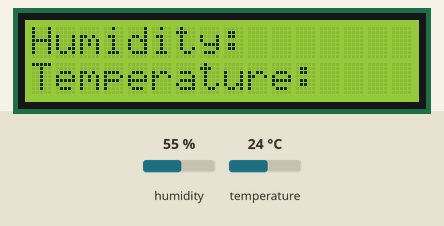
Bench run of a sketch on a simulated Arduino Uno, built with avr-gcc and run on an emulated ATmega328P. Parts: 16×2 character LCD. Inputs (shaded band) come from the test bench; at power-on: humidity 55 %, temperature 24 °C. At 4.7 s the program stops and its outputs stay as they are.

Above: at 0.1 s.
At 4.3 s:
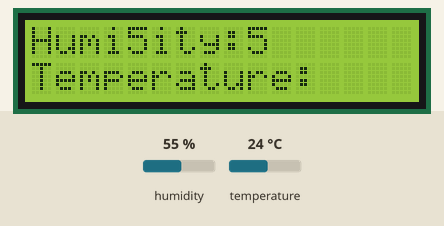

The sketch:

Thermostat_for_Tortoise_3.ino
```cpp
#include <LiquidCrystal.h>
#include <DHT.h>

#define DHTPIN 2
#define DHTTYPE DHT11
DHT dht(DHTPIN, DHTTYPE);
LiquidCrystal lcd(7, 8, 9, 10, 11, 12);
String Humidity = "Humidity:";
String Temperature="Temperature:";
int position = 0;
void setup() {
  Serial.begin(9600);
  // put your setup code here, to run once:
  lcd.begin(16,2);
  lcd.setCursor(0,0);
  dht.begin();
  lcd.print(Humidity);
  lcd.setCursor(0,1);
  lcd.print(Temperature);
}

void loop() {
  delay(2000);
  float humidity = dht.readHumidity();
  float temperature = dht.readTemperature();
  // put your main code here, to run repeatedly:
  if (isnan(humidity) || isnan(temperature)) {
    Serial.println(F("Failed to read from DHT sensor!"));
    return;
  }

  delay(2000);
  String Humidity_1 = String(humidity,1);
  String Temperature_1 = String(temperature,1);
  lcd.setCursor(Humidity.length(),0);

  while(Humidity_1[position] != '\0'){
    lcd.print(Humidity_1[position]);
    delay(200);
    lcd.setCursor(Humidity_1.length()+position,0);
  }
  lcd.print("%");
  position = 0;
  lcd.setCursor(Temperature.length(),0);
  while(Temperature_1[position] != '\0'){
    lcd.print(Temperature_1[position]);
    delay(200);
    lcd.setCursor(Temperature.length()+position,0);
  }
}
```
